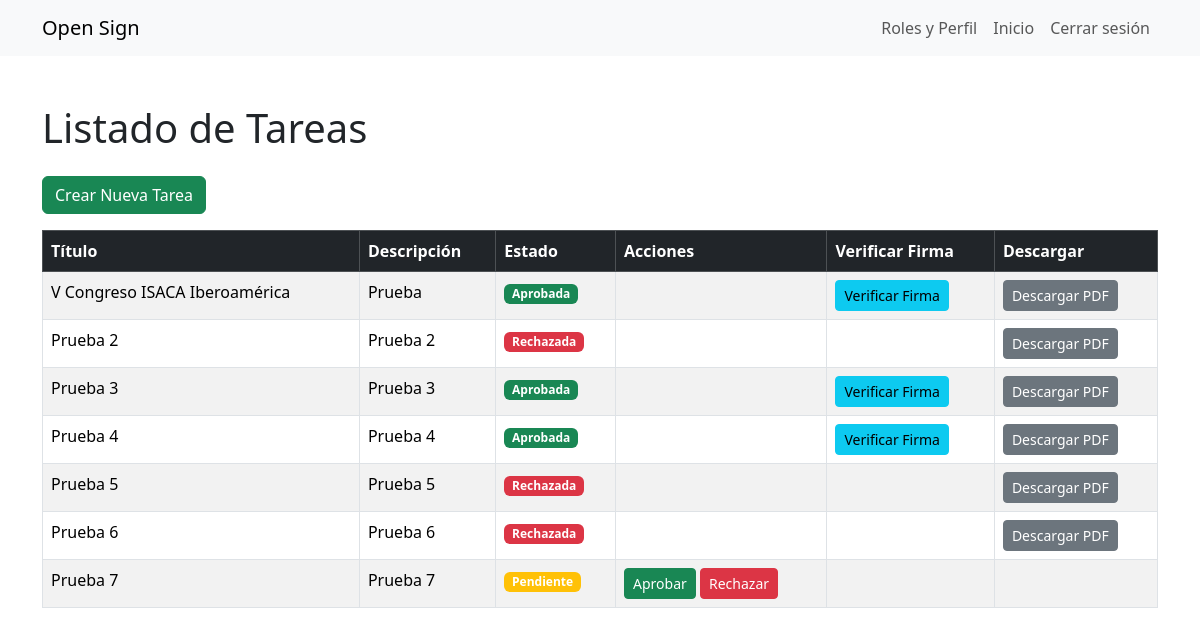
Before: /tasks/ (signed in) with the older database file.
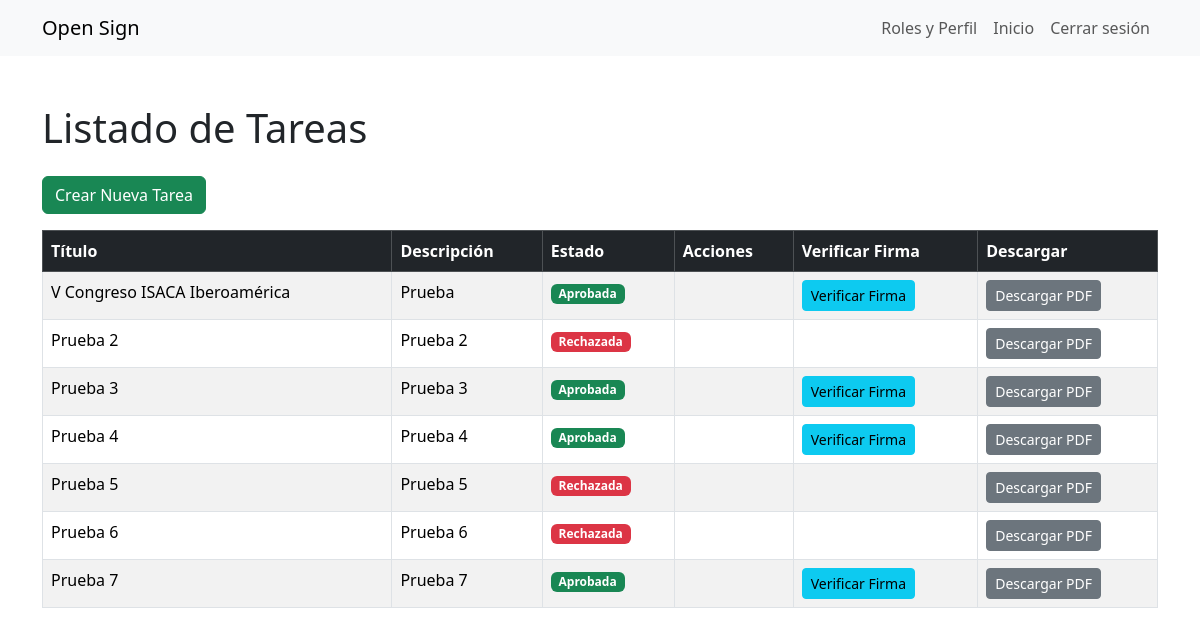
After: the same page with the newer database file.
### tasks/models.py (models this page shows, shortened)
class Task(models.Model):
    title = models.CharField(max_length=200)
    description = models.TextField()
    signature = models.BinaryField(null=True, blank=True)  # Almacena la firma digital
    created_by = models.ForeignKey(User, on_delete=models.CASCADE, related_name='created_tasks')
    assigned_to = models.ForeignKey(User, on_delete=models.SET_NULL, null=True, blank=True, related_name='assigned_tasks')
    is_approved = models.BooleanField(default=False)
    is_rejected = models.BooleanField(default=False)
    rejection_comment = models.TextField(blank=True, null=True)  # Nuevo campo
    created_at = models.DateTimeField(auto_now_add=True)

### tasks/views.py (the view)
# urls.py: path('', views.list_tasks, name='list_tasks'),
@login_required
def list_tasks(request):
    tasks = Task.objects.all()
    return render(request, 'tasks/list_tasks.html', {'tasks': tasks})

### tasks/templates/tasks/list_tasks.html (shortened to what this page needs)
{% extends 'base.html' %}
{% block content %}
<h1 class="mb-4">Listado de Tareas</h1>
<a href="{% url 'create_task' %}" class="btn btn-success mb-3">Crear Nueva Tarea</a>
<table class="table table-bordered table-striped">
    <thead class="table-dark">
        <tr>
            <th>Título</th>
            <th>Descripción</th>
            <th>Estado</th>
            <th>Acciones</th>
            <th>Verificar Firma</th>
            <th>Descargar</th>
        </tr>
    </thead>
    <tbody>
        {% for task in tasks %}
        <tr>
            <td>{{ task.title }}</td>
            <td>{{ task.description }}</td>
            <td>
                {% if task.is_approved %}
                    <span class="badge bg-success">Aprobada</span>
                {% elif task.is_rejected %}
                    <span class="badge bg-danger">Rechazada</span>
                {% else %}
                    <span class="badge bg-warning">Pendiente</span>
                {% endif %}
            </td>
            <td>
                {% if not task.is_approved and not task.is_rejected %}
                <a href="{% url 'approve_task' task.id %}" class="btn btn-success btn-sm">Aprobar</a>
                <button type="button" class="btn btn-danger btn-sm" data-bs-toggle="modal" data-bs-target="#rejectModal{{ task.id }}">
                    Rechazar
                </button>
                {% endif %}
            </td>
            <td>
                {% if task.is_approved %}
                    <a href="{% url 'verify_task_signature' task.id %}" class="btn btn-sm btn-info">
                        Verificar Firma
                    </a>
                {% endif %}
            </td>
            <td>
                {% if task.is_approved or task.is_rejected %}
                    <a href="{% url 'download_task_pdf' task.id %}" class="btn btn-sm btn-secondary">
                        Descargar PDF
                    </a>
                {% endif %}
            </td>
        </tr>
        {% endfor %}
    </tbody>
</table>
{% endblock %}

Changed rows visible on the page:
changed Task "Prueba 7": is_approved "Pendiente Aprobar Rechazar" → "Aprobada Verificar Firma Descargar PDF"
